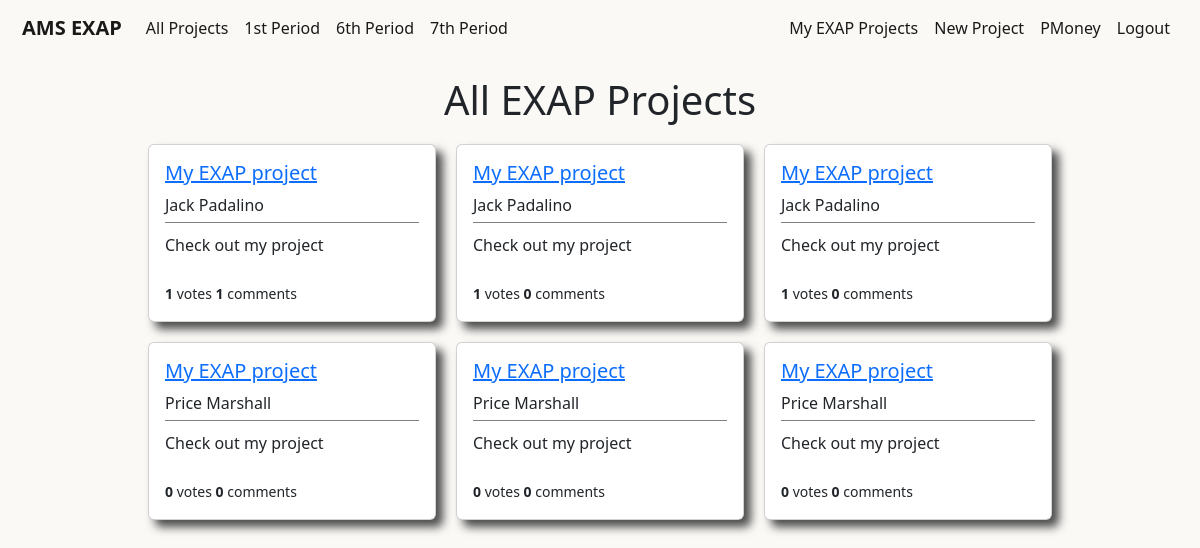
Before: /users/projects/ (signed in) with the older database file.
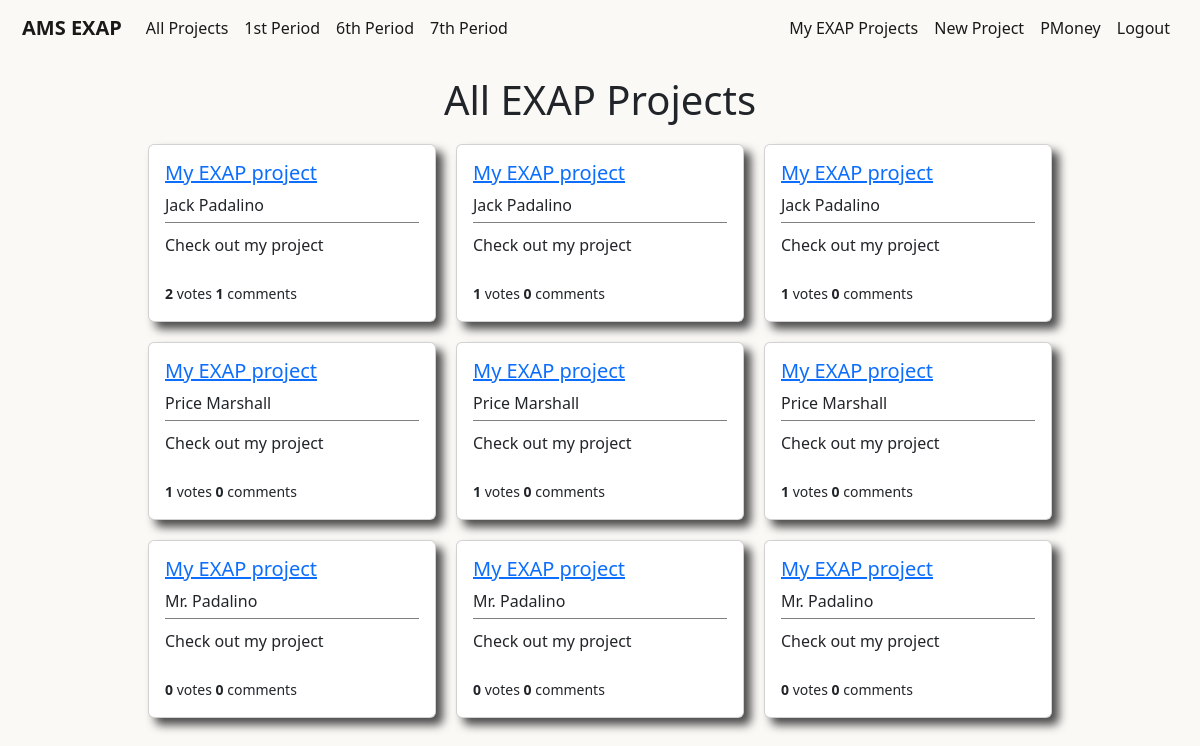
After: the same page with the newer database file.
### users/models.py (models this page shows, shortened)
class Project(models.Model):
    student = models.ForeignKey(User,on_delete=models.CASCADE)
    period = models.IntegerField(choices=periods,default=1)
    liked = models.ManyToManyField(User,default=None,blank=True,related_name='likes')
    title = models.CharField(max_length=50,default='My EXAP project')
    blurb = models.CharField(max_length=100,default='Check out my project')
    description = models.TextField(default="I haven't written my project description yet, but trust me it will be awesome!")

### users/views.py (the view)
# urls.py: path('projects/',AllProjectListView.as_view(),name='users-studentprojects'),
class AllProjectListView(ListView):
    model = Project
    template_name = 'users/allstudentprojects.html'
    context_object_name = 'projects'

### users/templates/users/allstudentprojects.html
{% extends 'main/base.html' %}
{% block content %}
<div class='page-title'>
    <h1>All EXAP Projects</h1>
</div>
{% if user.is_authenticated %}
    <div class='container'>
        {% for project in projects %}
            <div class="card project-card" style="width: 18rem;">
                <div class="card-body project-card-body">
                    <h5><a class="article-title" href="{% url 'project-details' project.pk %}">{{ project.title }}</a></h5>
                    <h8 class="card-title project-card-student">{{ project.student.first_name }} {{ project.student.last_name }}</h8>
                    <div class='project-card-blurb'>
                        <p class="card-text project-card-text">{{ project.blurb }}</p>
                    </div>
                    <br>
                    <small><b>{{ project.liked.all.count }}</b> votes <b>{{ project.comments.all.count }}</b> comments</small>
                </div>
            </div>
        {% endfor %}
    </div>
{% endif %}
{% endblock content %}

### main/templates/main/base.html (shortened to what this page needs)
{% load static %}
<!doctype html>
<html lang="en">
<head>
    <link href="https://cdn.jsdelivr.net/npm/bootstrap@5.2.0-beta1/dist/css/bootstrap.min.css" rel="stylesheet"
>
    <link rel="stylesheet" type="text/css" href="{% static 'main/main.css' %}">
</head>
<body>
    <nav class="navbar navbar-expand-md navbar-light">
        <div class="container-fluid">
            <a class="navbar-brand" href="{% url 'main-home' %}"><b>AMS EXAP</b></a>
            <div class="collapse navbar-collapse" id="navbarSupportedContent">
                <ul class="navbar-nav me-auto mb-2 mb-lg-0">
                    {% if user.is_authenticated %}
                    <li class="nav-item">
                        <a class="nav-link active" href="{% url 'users-studentprojects' %}">All Projects</a>
                    </li>
                    <li class="nav-item">
                        <a class="nav-link active" href="{% url 'users-firstperiodprojects' %}">1st Period</a>
                    </li>
                    <li class="nav-item">
                        <a class="nav-link active" href="{% url 'users-sixthperiodprojects' %}">6th Period</a>
                    </li>
                    <li class="nav-item">
                        <a class="nav-link active" href="{% url 'users-seventhperiodprojects' %}">7th Period</a>
                    </li>
                    {% endif %}
                </ul>
            </div>
            <div class='navbar-nav'>
                {% if user.is_authenticated %}
                <a class="nav-link active" aria-current="page" href="{% url 'users-myprojects' user.id %}">My EXAP
                    Projects</a>
                <a class="nav-link active" aria-current="page" href="{% url 'create-project' %}">New Project</a>
                <a class="nav-link active" aria-current="page" href="{% url 'users-profile' %}">{{ user.username }}</a>
                <a class="nav-link active" aria-current="page" href="{% url 'users-logout' %}">Logout</a>
                {% else %}
                <a class="nav-link active" aria-current="page" href="{% url 'users-login' %}">Login</a>
                <a class="nav-link active" aria-current="page" href="{% url 'users-register' %}">Register</a>
                {% endif %}
            </div>
        </div>
    </nav>
    <main role="main" class='page-content'>
        {% block content %}
        {% endblock %}
    </main>
    <br><br><br><br>
</body>
</html>

### main/static/main/main.css (style rules this page uses)
body { background-color:#FAF9F6; }
.navbar { background-color:#FAF9F6; padding-left:10px; padding-right:10px; margin-bottom:20px; }
.page-content { margin-left:20px; margin-right:20px; }
.page-title { margin-bottom:20px; text-align:center; }
.project-card { box-shadow: 7px 7px 10px rgb(75, 75, 75); }
.project-card-blurb { margin-top:5px; padding-top:10px; border-top: 1px solid grey; }
.container { display:flex; flex-wrap:wrap; justify-content:center; row-gap:20px; column-gap:20px; }

Changed rows visible on the page:
computed for Project (number 1 of 9 on the later page): liked.all.count "1" → "2"
computed for Project (number 4 of 9 on the later page): liked.all.count "0" → "1"
computed for Project (number 5 of 9 on the later page): liked.all.count "0" → "1"
computed for Project (number 6 of 9 on the later page): liked.all.count "0" → "1"
added Project: title "My EXAP project", student.first_name "Mr.", student.last_name "Padalino", blurb "Check out my project", liked.all.count "0", comments.all.count "0"
added Project: title "My EXAP project", student.first_name "Mr.", student.last_name "Padalino", blurb "Check out my project", liked.all.count "0", comments.all.count "0"
added Project: title "My EXAP project", student.first_name "Mr.", student.last_name "Padalino", blurb "Check out my project", liked.all.count "0", comments.all.count "0"
